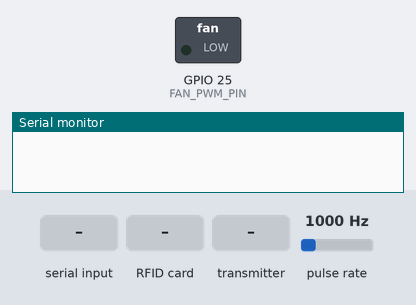
A sketch run on a simulated ESP32. Parts: switched loads named in the sketch (green lamp = pin HIGH), the last lines printed to the serial monitor. Wiring (inferred from the names in the program): pulse sensor: data GPIO 26. Inputs (shaded band) come from the test bench; at power-on: pulse rate 1000 Hz.

Above: at 0.0 s.
At 1.6 s:
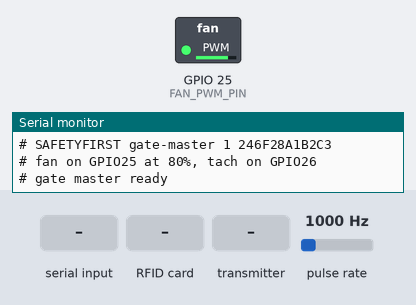
1.7 s: "FAN \n" received over Serial
At 2.3 s:
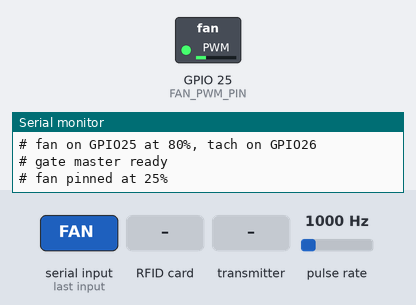
3.2 s: RFID card 5E 7A 19 C4 held to the reader
6.2 s: the transmitter starts sending kind = AUTO
8.2 s: the transmitter starts sending unit = AUTO
10.2 s: the transmitter starts sending severity = AUTO
Timing chart, 0 to 13.2 s (numbered marks = the images above; inputs shaded):
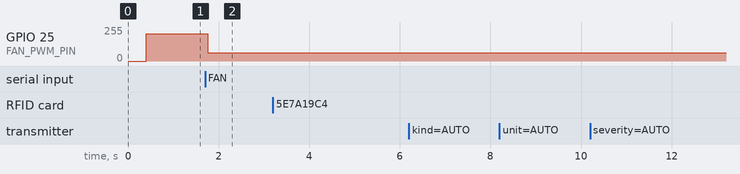

Measured:
- after the input at 1.7 s, GPIO 25 (FAN_PWM_PIN): 203/255 → 63/255 after 0.07 s

The sketch:

gate_master.ino
```cpp
/*
  SafetyFirst — gate master (ESP32, USB-wired to the Raspberry Pi)

  Reads badges from an RC522 and forwards them to the Pi over USB serial.
  Also listens for ESP-NOW packets from the sensor nodes and forwards those
  down the same wire, so the Pi has one input to read instead of several.

  Line protocol — one message per line, verb first. This is what
  pi_app/serial_bridge.py parses; anything else is ignored, so ordinary
  debug printing is harmless.

      BADGE 0006238412
      ALERT gas critical fumes near the mixer
      READING gas 450 ppm
      FAN 62 2480                 duty percent, measured RPM

  The wire runs both ways now. From the Pi:

      TEMP 54.8 1.35              CPU temperature °C, load average
      FAN 70                      pin the fan at a duty percent
      FAN AUTO                    hand it back to the curve

  Anything else in either direction is ignored, so ordinary debug
  printing stays harmless on both sides.

  Wiring (RC522 -> ESP32 38-pin), the VSPI defaults:

      3.3V -> 3V3       SDA/SS -> GPIO5     SCK  -> GPIO18
      GND  -> GND       MOSI   -> GPIO23    MISO -> GPIO19
                        RST    -> GPIO22    IRQ  -> unused

  Cooling fan (4-pin), on the same board because the AI HAT has no
  temperature sensor and the Pi's own fan header is occupied:

      PWM  -> GPIO25    25kHz control
      TACH -> GPIO26    open-collector, pulled up internally

  The fan's supply and the ESP32 must share a ground, or the tach reads
  nothing and the PWM does very little.

  RC522 runs at 3.3V. It is not 5V tolerant.

  Library: "MFRC522" by GithubCommunity (Arduino Library Manager).

  BADGE FORMAT — the important bit. The Pi's Python reader (SimpleMFRC522)
  turns a card UID into a decimal integer from the first four UID bytes,
  big-endian, and the worker records were created from those values (e.g.
  0006238412). This sketch reproduces that exactly, zero-padded to ten
  digits. Printing hex, or all seven bytes of a 7-byte UID, yields a string
  that matches no worker and reads at the gate as "badge not recognised" —
  a wrong answer that looks like a correct one.
*/

#include <SPI.h>
#include <MFRC522.h>
#include <WiFi.h>
#include <esp_now.h>
#include <esp_mac.h>   // esp_read_mac

#define RC522_SS   5
#define RC522_RST  22

MFRC522 rfid(RC522_SS, RC522_RST);

// Same card ignored for this long after a read. Long enough that holding a
// badge against the reader is one scan, short enough that someone turned
// away for missing gear can fix it and present the same card again.
const unsigned long REPEAT_LOCKOUT_MS = 3000;

String lastUid = "";
unsigned long lastUidAt = 0;

/* What the sensor nodes send. Kept small and fixed-size: ESP-NOW carries at
   most 250 bytes and has no fragmentation. */
/* Widened from 16 to 24 so a node can qualify its readings with its own
   name — "yard_temperature" is 16 characters and would have been
   truncated. Both sides must be reflashed together: the length check
   below drops anything that does not match exactly, so a node still
   running the old struct goes silent rather than erroring. */
typedef struct {
  char  kind[24];      // "gas", "yard_temperature", ...
  float value;         // raw reading
  char  unit[8];       // "ppm", "mV", "" if unitless
  char  severity[10];  // "" to let the Pi classify from the site thresholds
} SensorPacket;

/* First four UID bytes as a big-endian uint32, zero-padded to 10 digits —
   see the note at the top of this file. */
String uidToTag(const MFRC522::Uid &uid) {
  uint32_t value = 0;
  for (byte i = 0; i < 4 && i < uid.size; i++) {
    value = (value << 8) | uid.uidByte[i];
  }
  char buf[11];
  snprintf(buf, sizeof(buf), "%010lu", (unsigned long)value);
  return String(buf);
}

void onEspNowRecv(const esp_now_recv_info_t *info, const uint8_t *data, int len) {
  if (len != sizeof(SensorPacket)) {
    return;                       // not ours, or a version mismatch
  }
  SensorPacket pkt;
  memcpy(&pkt, data, sizeof(pkt));

  // Guarantee termination: a node that filled a field to the brim would
  // otherwise run past it and print whatever follows in memory.
  pkt.kind[sizeof(pkt.kind) - 1] = '\0';
  pkt.unit[sizeof(pkt.unit) - 1] = '\0';
  pkt.severity[sizeof(pkt.severity) - 1] = '\0';

  if (strlen(pkt.severity) > 0) {
    // The node already decided. Used for things it knows are critical
    // regardless of any threshold, like a hardware fault.
    Serial.printf("ALERT %s %s reported by sensor node\n", pkt.kind, pkt.severity);
  } else {
    // Raw value: the Pi classifies it against the site's configured
    // thresholds, so the same reading means the same thing whether it
    // arrives here or over HTTP.
    Serial.printf("READING %s %.2f %s\n", pkt.kind, pkt.value, pkt.unit);
  }
}

/* ---- Cooling fan ----------------------------------------------------

   This board also drives the Pi's fan, because the AI HAT has no
   temperature sensor of its own and the Pi's own header is occupied. The
   Pi sends its temperature and load down the same USB line the badges
   come back on; this decides a duty cycle and reports the measured RPM.

       Pi  -> master:   TEMP 54.8 1.35
       master -> Pi:    FAN 62 2480

   Why the curve lives here rather than on the Pi: the dangerous failure
   is a fan that stops while the Pi cooks. If the decision were made on
   the Pi, a crashed or busy Pi would simply stop asking for airflow and
   the fan would idle at whatever it was last told - exactly when it is
   least safe. Here, silence is treated as a fault: after FAILSAFE_MS
   with no update the fan goes to FAILSAFE_DUTY rather than staying put,
   because an unreachable Pi is more likely to be a hot one than a cold
   one.

   Wiring (4-pin fan):
       PWM  -> GPIO25      control, 25kHz
       TACH -> GPIO26      open-collector, needs a pull-up
       12V/5V and GND from the fan's own supply, grounds tied together
*/
#define FAN_PWM_PIN   25
#define FAN_TACH_PIN  26

// 25kHz is the Intel 4-wire fan spec. Below ~20kHz the fan whines
// audibly, which on a gate at head height is worth avoiding.
#define FAN_PWM_FREQ  25000
#define FAN_PWM_BITS  8

// Never fully stop. Many fans will not restart from 0% without a kick,
// and a gate box with no airflow at all is worse than a quiet hum.
#define FAN_MIN_DUTY  25
#define FAN_MAX_DUTY  100

// The curve, in °C. A Pi 5 begins throttling around 80, so full speed is
// reached well before that rather than as a reaction to it.
#define FAN_TEMP_MIN  45.0f       // at or below: minimum duty
#define FAN_TEMP_MAX  75.0f       // at or above: full duty

// No word from the Pi for this long and we assume the worst.
#define FAILSAFE_MS   30000UL
#define FAILSAFE_DUTY 80

// Most 4-pin fans emit two tach pulses per revolution.
#define TACH_PULSES_PER_REV 2
#define FAN_REPORT_MS 5000UL

static volatile unsigned long tachPulses = 0;
static unsigned long lastTachRead = 0;
static unsigned long lastTempAt = 0;
static unsigned long lastFanReport = 0;
static int  fanDuty = FAILSAFE_DUTY;   // start cooling before we are told anything
static int  fanRpm = 0;
static bool fanManual = false;         // an operator pinned it; skip the curve

void IRAM_ATTR onTachPulse() {
  tachPulses++;
}

static void applyDuty(int duty) {
  if (duty < FAN_MIN_DUTY) duty = FAN_MIN_DUTY;
  if (duty > FAN_MAX_DUTY) duty = FAN_MAX_DUTY;
  fanDuty = duty;
  ledcWrite(FAN_PWM_PIN, (duty * ((1 << FAN_PWM_BITS) - 1)) / 100);
}

/* Temperature sets the floor; heavy load raises it early.

   Load is used as a leading indicator, not a second thermometer: a Pi
   that has just started inference is already producing the heat that its
   sensor will report in twenty seconds. Spinning up now is cheaper than
   catching up later, and the fan is the only thing that can act early. */
static int dutyFor(float tempC, float load) {
  int fromTemp;
  if (tempC <= FAN_TEMP_MIN) {
    fromTemp = FAN_MIN_DUTY;
  } else if (tempC >= FAN_TEMP_MAX) {
    fromTemp = FAN_MAX_DUTY;
  } else {
    float span = (tempC - FAN_TEMP_MIN) / (FAN_TEMP_MAX - FAN_TEMP_MIN);
    fromTemp = FAN_MIN_DUTY + (int)(span * (FAN_MAX_DUTY - FAN_MIN_DUTY));
  }

  // The Pi 5 has four cores, so a load average near 4 is fully busy.
  int fromLoad = 0;
  if (load >= 4.0f)      fromLoad = 80;
  else if (load >= 3.0f) fromLoad = 65;
  else if (load >= 2.0f) fromLoad = 50;

  return fromTemp > fromLoad ? fromTemp : fromLoad;
}

/* Who this board is, in one line the Pi can match on.

   The Pi no longer takes the first /dev/ttyUSB* it finds - with the GNSS
   modem attached that is one of the modem's seven interfaces, not us. It
   opens each candidate and asks instead, so we have to answer. Printed at
   boot (opening the port resets us, so the Pi usually sees it unprompted)
   and again whenever it asks with ID?.

   Kept as a '#' comment line: the Pi's protocol parser already ignores
   these, so this cannot be mistaken for a badge or a reading.

   The MAC is cached rather than read on demand. Calling esp_read_mac()
   at the top of setup(), before the Wi-Fi stack is up, put this board
   into a boot loop that printed nothing but reset noise - flashed and
   observed, not theorised. The address is only available for certain
   once the radio has been brought up, so identity is printed twice: a
   bare line immediately, which is all the Pi's probe needs to recognise
   us, and the full line with the address once it is known. */
static char gMacText[13] = "";

static void printIdentity() {
  if (gMacText[0]) {
    Serial.printf("# SAFETYFIRST gate-master 1 %s\n", gMacText);
  } else {
    Serial.println("# SAFETYFIRST gate-master 1");
  }
}

/* Lines from the Pi. Unknown input is ignored rather than answered, so
   the Pi can print whatever it likes on this wire without confusing us —
   the same courtesy the Pi extends to our own '#' comments. */
static void handleSerialLine(const String &line) {
  if (line.startsWith("ID?")) {
    printIdentity();
    return;
  }
  if (line.startsWith("TEMP ")) {
    float temp = 0, load = 0;
    // Load is optional: a Pi that cannot read it still gets cooled.
    int parsed = sscanf(line.c_str() + 5, "%f %f", &temp, &load);
    if (parsed >= 1) {
      lastTempAt = millis();
      if (!fanManual) applyDuty(dutyFor(temp, load));
    }
  } else if (line.startsWith("FAN ")) {
    String arg = line.substring(4);
    arg.trim();
    if (arg.equalsIgnoreCase("AUTO")) {
      fanManual = false;
      Serial.println("# fan back to automatic");
    } else {
      fanManual = true;
      applyDuty(arg.toInt());
      Serial.printf("# fan pinned at %d%%\n", fanDuty);
    }
  }
}

static void readSerial() {
  static String buf;
  while (Serial.available()) {
    char ch = (char)Serial.read();
    if (ch == '\n' || ch == '\r') {
      if (buf.length()) {
        handleSerialLine(buf);
        buf = "";
      }
    } else if (buf.length() < 80) {
      buf += ch;
    }
  }
}

static void serviceFan() {
  unsigned long now = millis();

  // Silence from the Pi is a fault, not a reason to coast. Only overrides
  // the automatic curve — an operator who pinned a speed keeps it.
  if (!fanManual && lastTempAt && (now - lastTempAt > FAILSAFE_MS) && fanDuty < FAILSAFE_DUTY) {
    applyDuty(FAILSAFE_DUTY);
    Serial.println("# no temperature from the Pi - fan to failsafe");
  }

  if (now - lastTachRead >= 1000) {
    noInterrupts();
    unsigned long pulses = tachPulses;
    tachPulses = 0;
    interrupts();
    unsigned long elapsed = now - lastTachRead;
    lastTachRead = now;
    // pulses per second -> revolutions per minute
    fanRpm = (int)((pulses * 60000UL) / (elapsed * TACH_PULSES_PER_REV));
  }

  if (now - lastFanReport >= FAN_REPORT_MS) {
    lastFanReport = now;
    Serial.printf("FAN %d %d\n", fanDuty, fanRpm);
  }
}


void setup() {
  Serial.begin(115200);
  delay(300);

  // First line out of the port, before any hardware that might hang: the
  // Pi is probing for us and a board that identifies itself only after a
  // slow RC522 timeout is a board the Pi gives up on.
  printIdentity();

  SPI.begin();                    // SCK 18, MISO 19, MOSI 23
  rfid.PCD_Init();
  delay(50);

  // Not a protocol line, so the Pi ignores it — but it tells a human with a
  // serial monitor that the reader is actually alive.
  byte version = rfid.PCD_ReadRegister(MFRC522::VersionReg);
  if (version == 0x00 || version == 0xFF) {
    Serial.println("# RC522 not responding - check wiring and that it is on 3.3V");
  } else {
    Serial.printf("# RC522 ready (version 0x%02X)\n", version);
  }

  // ESP-NOW needs the radio in station mode, but the master does not join a
  // network: it reaches the Pi over USB. Staying off Wi-Fi also avoids the
  // channel trap, where joining an AP moves the radio and silently strands
  // peers pinned to a different channel.
  WiFi.mode(WIFI_STA);
  WiFi.disconnect();

  if (esp_now_init() == ESP_OK) {
    esp_now_register_recv_cb(onEspNowRecv);
    // Read the address out of eFuse rather than asking WiFi.macAddress().
    // That call answers 00:00:00:00:00:00 until the Wi-Fi driver has
    // finished coming up, and on this board it has not got there by the
    // time setup() prints - a clean boot on the bench reported all zeros.
    //
    // The address is the whole point of this line: it is what each sensor
    // node needs for MASTER_MAC, and a node pinned to 00:00:00:00:00:00
    // never reaches anybody. eFuse can be read immediately and does not
    // care what the driver is doing.
    uint8_t mac[6] = {0};
    esp_read_mac(mac, ESP_MAC_WIFI_STA);
    Serial.printf("# ESP-NOW ready, mac %02X:%02X:%02X:%02X:%02X:%02X, channel %d\n",
                  mac[0], mac[1], mac[2], mac[3], mac[4], mac[5], WiFi.channel());
    // Cache it for printIdentity(), and repeat the identity now that the
    // address is known, so the Pi can log which physical board answered.
    snprintf(gMacText, sizeof(gMacText), "%02X%02X%02X%02X%02X%02X",
             mac[0], mac[1], mac[2], mac[3], mac[4], mac[5]);
    printIdentity();
  } else {
    Serial.println("# ESP-NOW init failed - badges will still work");
  }

  // Fan first, and already turning: this board boots before the Pi has
  // finished starting, and the gap is exactly when nothing is watching
  // the temperature.
  ledcAttach(FAN_PWM_PIN, FAN_PWM_FREQ, FAN_PWM_BITS);
  applyDuty(FAILSAFE_DUTY);
  pinMode(FAN_TACH_PIN, INPUT_PULLUP);   // tach is open-collector
  attachInterrupt(digitalPinToInterrupt(FAN_TACH_PIN), onTachPulse, FALLING);
  lastTachRead = millis();
  Serial.printf("# fan on GPIO%d at %d%%, tach on GPIO%d\n",
                FAN_PWM_PIN, fanDuty, FAN_TACH_PIN);

  Serial.println("# gate master ready");
}

void loop() {
  // Both run every pass, before the early return below: the fan must not
  // stop being serviced just because nobody is presenting a badge, and
  // that early return is why this sits at the top rather than the bottom.
  readSerial();
  serviceFan();

  if (!rfid.PICC_IsNewCardPresent() || !rfid.PICC_ReadCardSerial()) {
    delay(50);
    return;
  }

  String tag = uidToTag(rfid.uid);
  unsigned long now = millis();

  // Dedupe on time as well as identity: keying on "different from last"
  // alone means the same badge can never be read twice in a row, so a
  // worker who fixes their gear and re-presents it is met with silence.
  if (tag != lastUid || now - lastUidAt >= REPEAT_LOCKOUT_MS) {
    Serial.print("BADGE ");
    Serial.println(tag);
    lastUid = tag;
    lastUidAt = now;
  }

  rfid.PICC_HaltA();
  rfid.PCD_StopCrypto1();
  delay(50);
}
```
